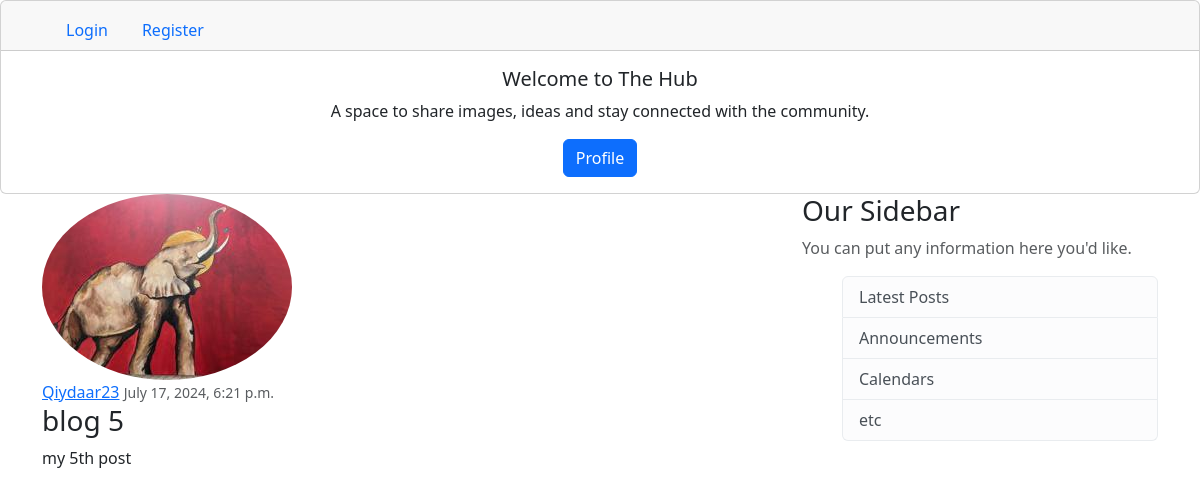
/post/5/, run on the app's committed database.
### blog/models.py (models this page shows, shortened)
class Post(models.Model):
    title = models.CharField(max_length=100)
    content = models.TextField()
    date_posted = models.DateTimeField(default=timezone.now)
    author = models.ForeignKey(User, on_delete=models.CASCADE)

### users/models.py (models this page shows, shortened)
class Profile(models.Model):
    user = models.OneToOneField(User, on_delete=models.CASCADE)
    image = models.ImageField(default='default.jpg', upload_to='profile_pics')

### blog/views.py (the view)
# urls.py: path('post/<int:pk>/', PostDetailView.as_view(), name='post-detail'),
class PostDetailView(DetailView):
    model = Post

### blog/templates/blog/post_detail.html
{% extends "blog/base.html" %}
{% block content %}
       <article class="media content-section">
        <img class="rounded-circle " src="{{ object.author.profile.image.url }}"/>
         <div class="media-body">
            <div class="article-metadata">
               <a class="mr-2" href="#">{{ object.author }}</a>
               <small class="text-muted"> {{object.date_posted }}</small>
            </div>
            <h3 class="article-title">{{object.title }}</h3>
            <p class="article-content">{{object.content}}</p>
         </div>
       </article>
{% endblock content %}

### data on the page
Post: author.profile.image (picture), author "Qiydaar23", date_posted "July 17, 2024, 6:21 p.m.", title "blog 5", content "my 5th post"
